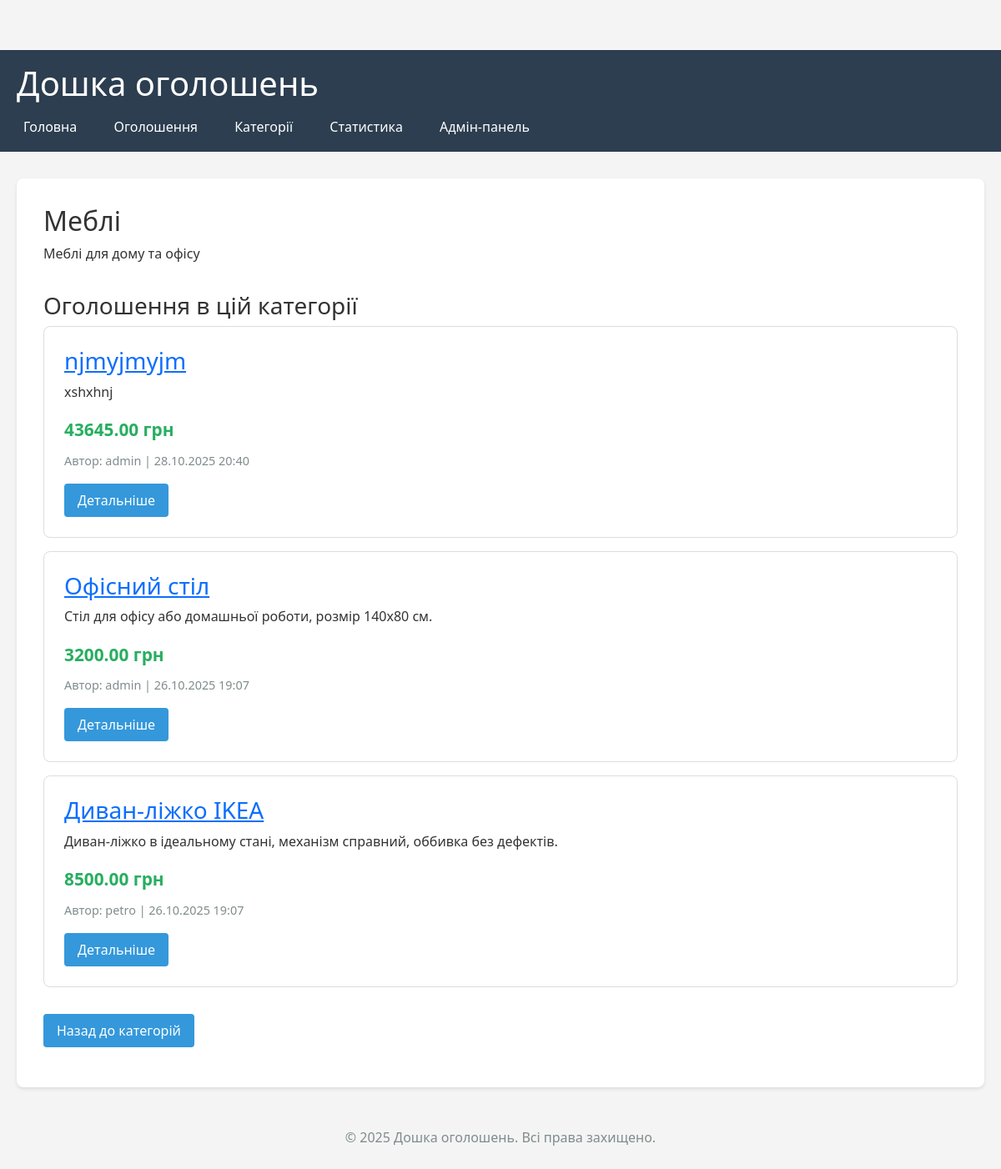
Screenshot of /categories/4/ with the database file from the repository.
### board/models.py (models this page shows, shortened)
class Category(models.Model):
    name = models.CharField(
        max_length=100,
        unique=True,
        verbose_name='Назва категорії'
    )
    description = models.TextField(
        blank=True,
        verbose_name='Опис категорії'
    )
    class Meta:
        verbose_name = 'Категорія'
        verbose_name_plural = 'Категорії'
        ordering = ['name']

class Ad(models.Model):
    title = models.CharField(
        max_length=200,
        verbose_name='Заголовок'
    )
    description = models.TextField(
        verbose_name='Опис'
    )
    price = models.DecimalField(
        max_digits=10,
        decimal_places=2,
        validators=[MinValueValidator(0.01)],
        verbose_name='Ціна'
    )
    created_at = models.DateTimeField(
        auto_now_add=True,
        verbose_name='Дата створення'
    )
    updated_at = models.DateTimeField(
        auto_now=True,
        verbose_name='Дата оновлення'
    )
    is_active = models.BooleanField(
        default=True,
        verbose_name='Активне'
    )
    user = models.ForeignKey(
        User,
        on_delete=models.CASCADE,
        related_name='ads',
        verbose_name='Користувач'
    )
    category = models.ForeignKey(
        Category,
        on_delete=models.CASCADE,
        related_name='ads',
        verbose_name='Категорія'
    )
    class Meta:
        verbose_name = 'Оголошення'
        verbose_name_plural = 'Оголошення'
        ordering = ['-created_at']
    def get_short_description(self) -> str:
        if len(self.description) > 100:
            return f"{self.description[:100]}..."
        return self.description

### board/views.py (the view)
# urls.py: path('categories/<int:category_id>/', views.category_detail, name='category_detail'),
def category_detail(request: HttpRequest, category_id: int) -> HttpResponse:
    category = get_object_or_404(Category, id=category_id)
    ads = Ad.objects.filter(
        category=category,
        is_active=True
    ).select_related('user')
    context = {
        'category': category,
        'ads': ads,
        'title': category.name
    }
    return render(request, 'board/category_detail.html', context)

### board/templates/board/category_detail.html
{% extends 'board/base.html' %}
{% block content %}
<h2>{{ category.name }}</h2>
{% if category.description %}
    <p style="margin-bottom: 2rem;">{{ category.description }}</p>
{% endif %}
<h3>Оголошення в цій категорії</h3>
{% if ads %}
    {% for ad in ads %}
    <div class="ad-card">
        <h3><a href="{% url 'board:ad_detail' ad.id %}">{{ ad.title }}</a></h3>
        <p>{{ ad.get_short_description }}</p>
        <p class="price">{{ ad.price }} грн</p>
        <div class="meta">
            <span>Автор: {{ ad.user.username }}</span> |
            <span>{{ ad.created_at|date:"d.m.Y H:i" }}</span>
        </div>
        <a href="{% url 'board:ad_detail' ad.id %}" class="btn" style="margin-top: 1rem;">Детальніше</a>
    </div>
    {% endfor %}
{% else %}
    <p>В цій категорії поки немає оголошень.</p>
{% endif %}
<p style="margin-top: 2rem;">
    <a href="{% url 'board:category_list' %}" class="btn">Назад до категорій</a>
</p>
{% endblock %}

### board/static/board/css/base.css (style rules this page uses)
* { margin: 0; padding: 0; box-sizing: border-box; }
body { font-family: 'Segoe UI', Tahoma, Geneva, Verdana, sans-serif; line-height: 1.6; color: #333; background-color: #f4f4f4; padding-top: 60px; }
.ad-card { border: 1px solid #ddd; padding: 1.5rem; margin-bottom: 1rem; border-radius: 8px; transition: box-shadow 0.3s; }
.ad-card h3 { color: #2c3e50; margin-bottom: 0.5rem; }
.ad-card .price { color: #27ae60; font-size: 1.3rem; font-weight: bold; margin: 0.5rem 0; }
.ad-card .meta { color: #7f8c8d; font-size: 0.9rem; }
.btn { display: inline-block; padding: 0.5rem 1rem; background-color: #3498db; color: white; text-decoration: none; border-radius: 4px; transition: background-color 0.3s; border: none; cursor: pointer; }

### rows the page displays
Category: name "Меблі", description "Меблі для дому та офісу"
Ad: title "njmyjmyjm", get_short_description "xshxhnj", price "43645.00", user.username "admin", created_at "28.10.2025 20:40"
Ad: title "Офісний стіл", get_short_description "Стіл для офісу або домашньої роботи, розмір 140x80 см.", price "3200.00", user.username "admin", created_at "26.10.2025 19:07"
Ad: title "Диван-ліжко IKEA", get_short_description "Диван-ліжко в ідеальному стані, механізм справний, оббивка без дефектів.", price "8500.00", user.username "petro", created_at "26.10.2025 19:07"
